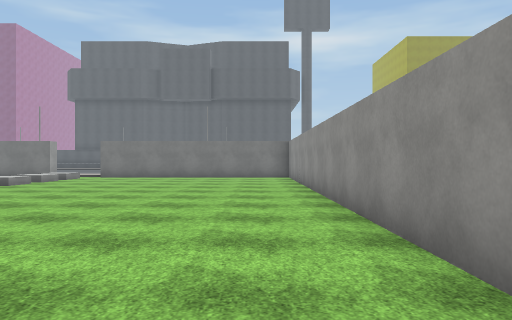
view 1 (above)

24 first-person views from a walk through a Unity game level. The camera is 1.4 m above the floor, looks level and sees 70° across. The floor is counted in squares, 2 m on a side. Each view is taken from the middle of a square. On the plan, view 1 faces up. The plan holds only what a view shows up to about 11 squares ahead; the rest is blank. The place goes on beyond the plan. Some animated figures are not drawn. Some surface patterns are stand-ins.

view 2
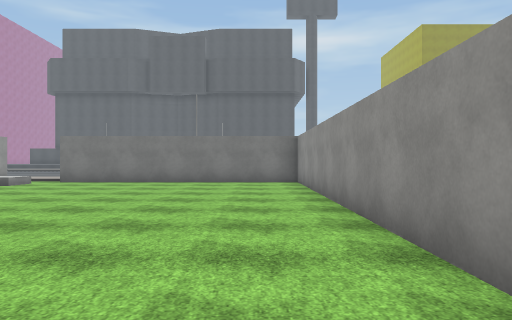

view 3
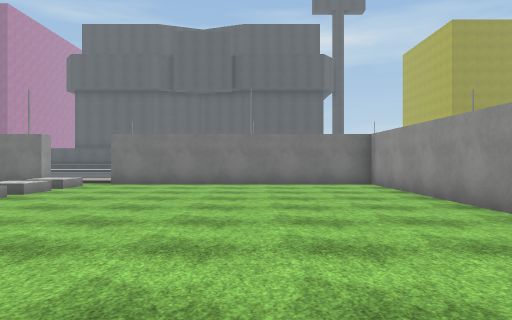

view 4
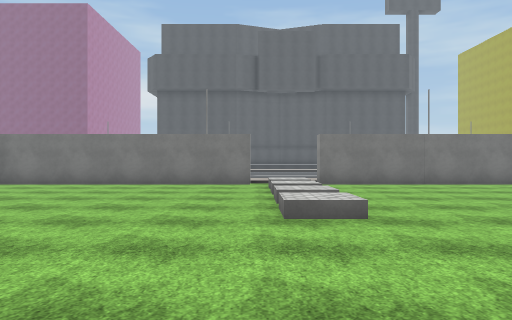

view 5
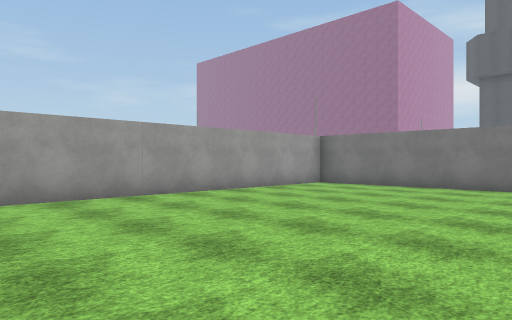

view 6
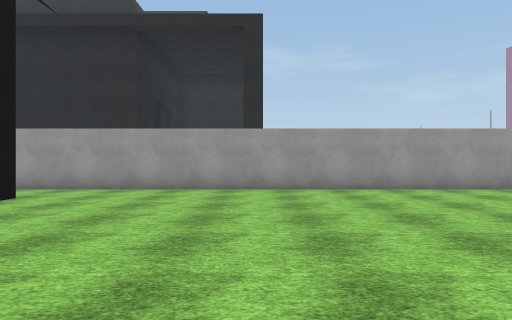

view 7
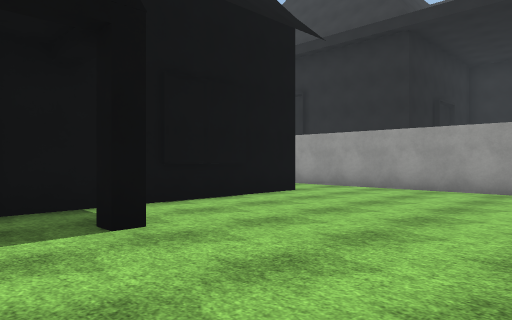

view 8
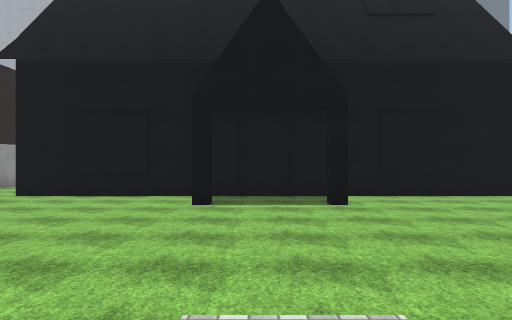

view 9
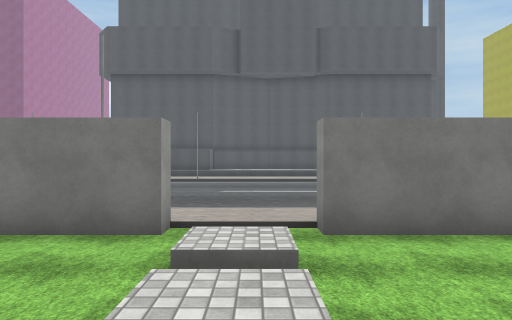

view 10
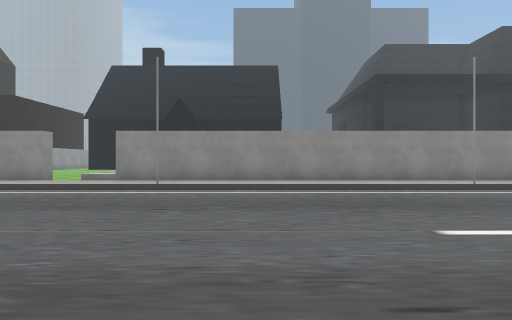

view 11
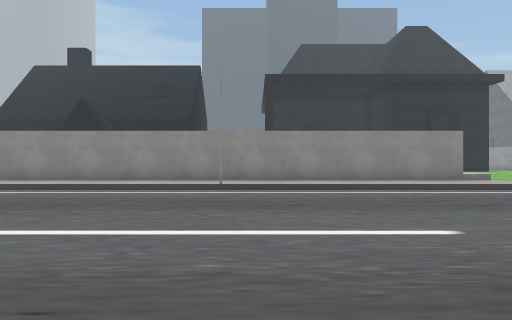

view 12
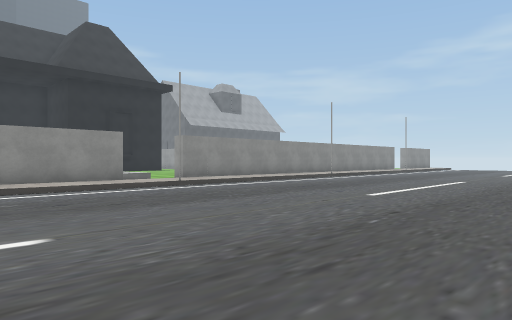

view 13
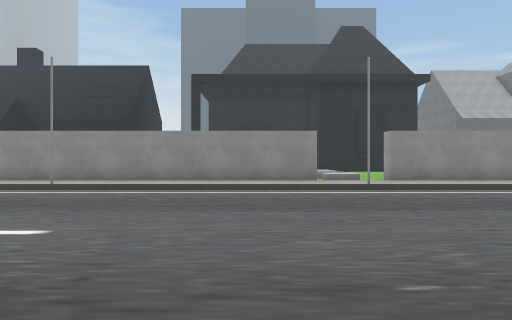

view 14
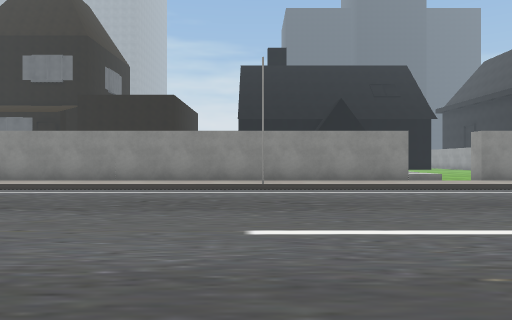

view 15
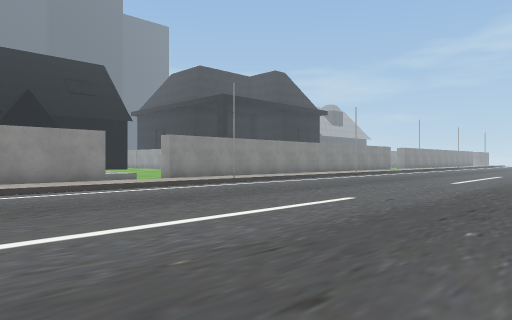

view 16
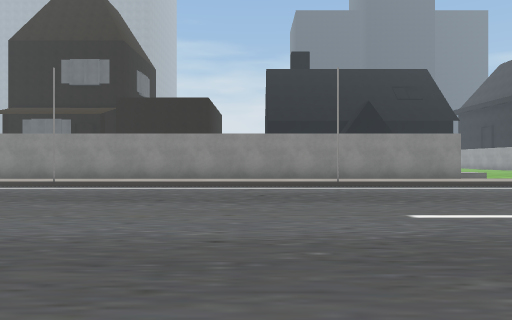

view 17
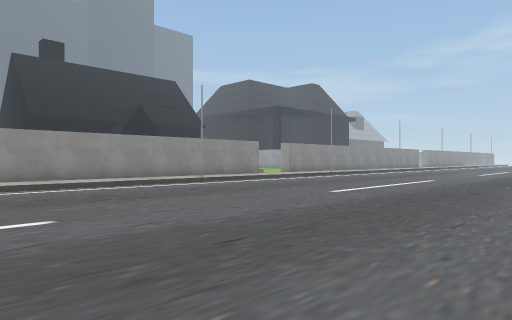

view 18
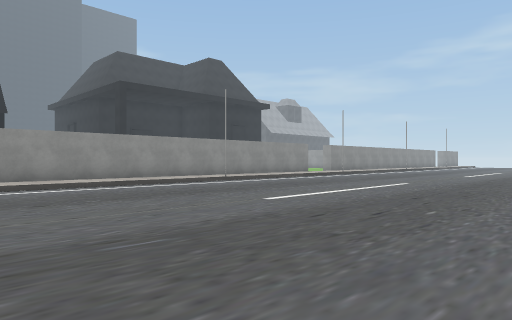

view 19
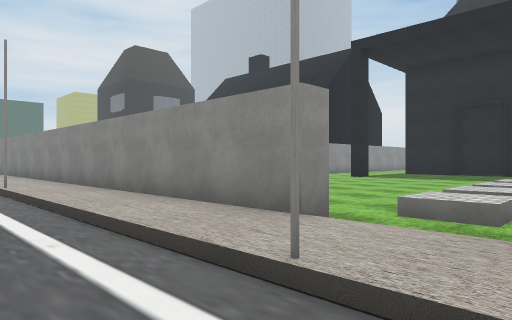

view 20
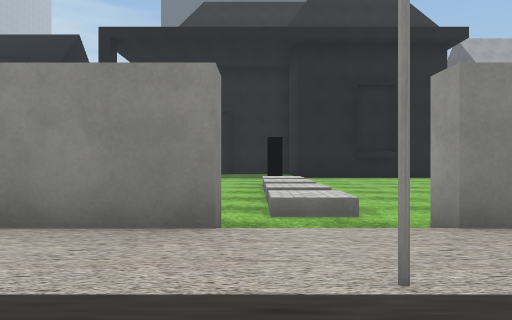

view 21
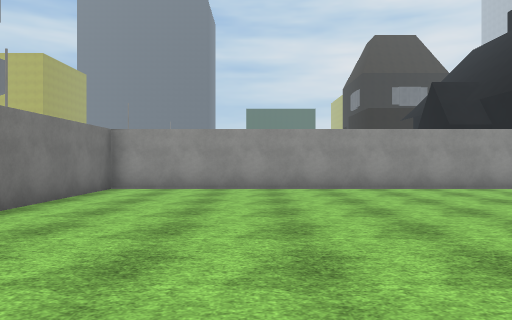

view 22
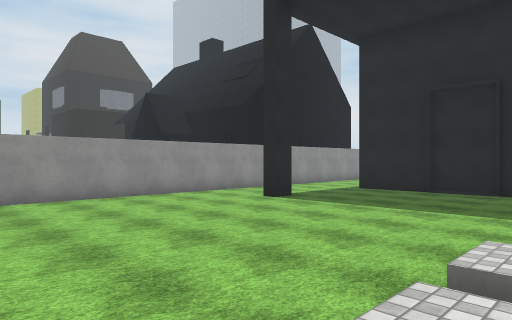

view 23
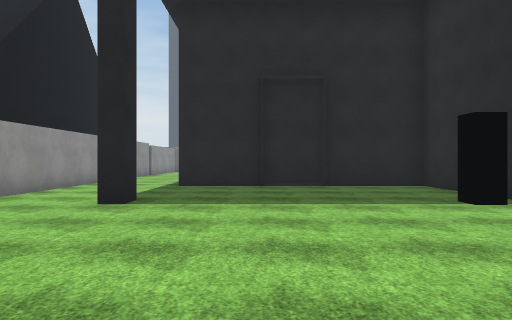

view 24
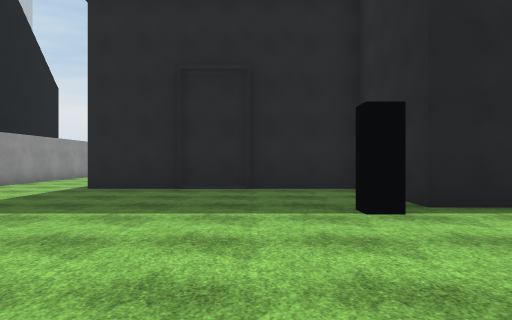

### Floor plan
Key: @ floor where view 1 was taken; # wall or solid block; . main floor; : floor 0.25 m higher than the main floor; + floor 0.5 m higher than the main floor; / step, stairs or slope; B black block; O other object.
Columns run from 27 left of view 1 to 5 right of it. Each row starts with its distance up from view 1.
 26                .. .        . .. .
 25      .. ..........    ..........
 24 .................................
 23 .................................
 22 ................................
 21 ................................
 20 ................................
 19 .................................
 18 .................................
 17 .................................
 16 ::#:::::::::::::::::::::::::::::#
 15 OO//OOOOOOOOOOOOOOOO/OOOOOOOOOOOO
 14  .//.......O......../........O
 13 ..//.......O......../........O
 12 ..//.......O........+........O
 11 ..//.......O......../........O
 10 ..//.......O......../........O
  9 ..//.......O........+........O
  8 ...........O.................O
  7 ...........O.................O
  6  ..........O.................O
  5 .#B.....#..O.................O
  4 ##.........O.................O
  3  #.........O.................O
  2  #.........O......#..#.......O
  1  ########..O...............
  0          ..O..#############@
 -1          ..

Where each view was taken, in squares from view 1:
view 1: 0 up, 0 right, facing up
view 2: 3 up, 0 right, facing up
view 3: 4 up, 2 left, facing up
view 4: 4 up, 8 left, facing up
view 5: 5 up, 9 left, facing up-left
view 6: 5 up, 7 left, facing left
view 7: 6 up, 7 left, facing down-left
view 8: 10 up, 7 left, facing down
view 9: 10 up, 7 left, facing up
view 10: 25 up, 12 left, facing down
view 11: 25 up, 18 left, facing down
view 12: 25 up, 19 left, facing down-left
view 13: 25 up, 22 left, facing down
view 14: 25 up, 2 left, facing down
view 15: 25 up, 2 left, facing down-left
view 16: 26 up, 0 right, facing down
view 17: 26 up, 5 right, facing down-left
view 18: 26 up, 9 left, facing down-left
view 19: 18 up, 26 left, facing down-right
view 20: 18 up, 24 left, facing down
view 21: 11 up, 25 left, facing right
view 22: 12 up, 25 left, facing down-right
view 23: 11 up, 21 left, facing down
view 24: 10 up, 23 left, facing down
